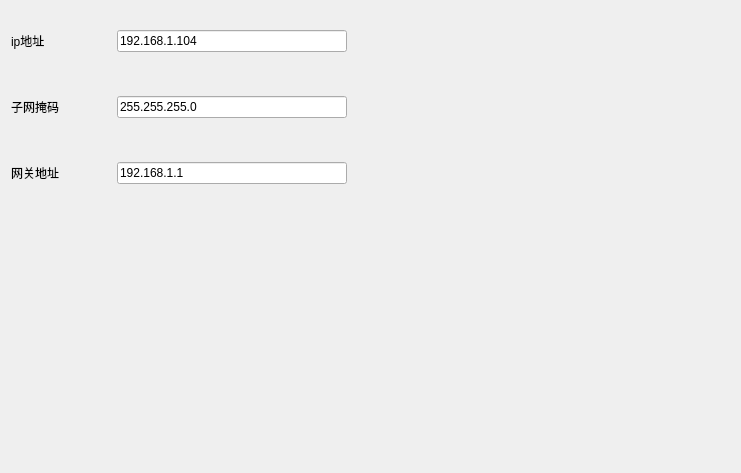
         <widget class="QWidget" name="tabNetInterConfig">
          <attribute name="title">
           <string>以太网接口</string>
          </attribute>
          <layout class="QGridLayout" name="gridLayout_5">
           <item row="0" column="0">
            <layout class="QVBoxLayout" name="verticalLayout_3">
             <item>
              <layout class="QHBoxLayout" name="horizontalLayout_9">
               <item>
                <widget class="QLabel" name="label_16">
                 <property name="minimumSize">
                  <size>
                   <width>100</width>
                   <height>60</height>
                  </size>
                 </property>
                 <property name="text">
                  <string>ip地址  </string>
                 </property>
                </widget>
               </item>
               <item>
                <widget class="QLineEdit" name="liEd_Net_Ip">
                 <property name="minimumSize">
                  <size>
                   <width>230</width>
                   <height>20</height>
                  </size>
                 </property>
                 <property name="text">
                  <string>192.168.1.104</string>
                 </property>
                </widget>
               </item>
              </layout>
             </item>
             <item>
              <layout class="QHBoxLayout" name="horizontalLayout_10">
               <item>
                <widget class="QLabel" name="label_17">
                 <property name="minimumSize">
                  <size>
                   <width>100</width>
                   <height>60</height>
                  </size>
                 </property>
                 <property name="text">
                  <string>子网掩码</string>
                 </property>
                </widget>
               </item>
               <item>
                <widget class="QLineEdit" name="liEd_Net_Subnet">
                 <property name="minimumSize">
                  <size>
                   <width>230</width>
                   <height>20</height>
                  </size>
                 </property>
                 <property name="text">
                  <string>255.255.255.0</string>
                 </property>
                </widget>
               </item>
              </layout>
             </item>
             <item>
              <layout class="QHBoxLayout" name="horizontalLayout_16">
               <item>
                <widget class="QLabel" name="label_18">
                 <property name="minimumSize">
                  <size>
                   <width>100</width>
                   <height>60</height>
                  </size>
                 </property>
                 <property name="text">
                  <string>网关地址</string>
                 </property>
                </widget>
               </item>
               <item>
                <widget class="QLineEdit" name="liEd_Net_Gateway">
                 <property name="minimumSize">
                  <size>
                   <width>230</width>
                   <height>20</height>
                  </size>
                 </property>
                 <property name="text">
                  <string>192.168.1.1</string>
                 </property>
                </widget>
               </item>
              </layout>
             </item>
            </layout>
           </item>
           <item row="0" column="1">
            <spacer name="horizontalSpacer_3">
             <property name="orientation">
              <enum>Qt::Horizontal</enum>
             </property>
             <property name="sizeHint" stdset="0">
              <size>
               <width>383</width>
               <height>20</height>
              </size>
             </property>
            </spacer>
           </item>
           <item row="1" column="0">
            <spacer name="verticalSpacer_3">
             <property name="orientation">
              <enum>Qt::Vertical</enum>
             </property>
             <property name="sizeHint" stdset="0">
              <size>
               <width>20</width>
               <height>259</height>
              </size>
             </property>
            </spacer>
           </item>
          </layout>
         </widget>
